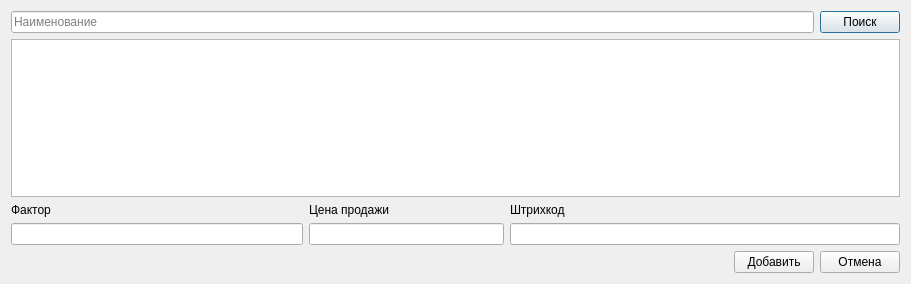
<?xml version="1.0" encoding="UTF-8"?>
<ui version="4.0">
 <class>dlg_addProduct</class>
 <widget class="QDialog" name="dlg_addProduct">
  <property name="geometry">
   <rect>
    <x>0</x>
    <y>0</y>
    <width>911</width>
    <height>284</height>
   </rect>
  </property>
  <property name="windowTitle">
   <string>Добавить продукт</string>
  </property>
  <layout class="QVBoxLayout" name="verticalLayout_4">
   <item>
    <layout class="QHBoxLayout" name="horizontalLayout_3">
     <item>
      <widget class="QLineEdit" name="le_name">
       <property name="placeholderText">
        <string>Наименование</string>
       </property>
      </widget>
     </item>
     <item>
      <widget class="QPushButton" name="btn_search">
       <property name="text">
        <string>Поиск</string>
       </property>
      </widget>
     </item>
    </layout>
   </item>
   <item>
    <widget class="QTableView" name="tvw_selectData">
     <property name="editTriggers">
      <set>QAbstractItemView::NoEditTriggers</set>
     </property>
    </widget>
   </item>
   <item>
    <layout class="QHBoxLayout" name="horizontalLayout" stretch="3,2,4">
     <item>
      <layout class="QVBoxLayout" name="verticalLayout">
       <item>
        <widget class="QLabel" name="lbl_factor">
         <property name="text">
          <string>Фактор</string>
         </property>
        </widget>
       </item>
       <item>
        <widget class="QLineEdit" name="le_factor"/>
       </item>
      </layout>
     </item>
     <item>
      <layout class="QVBoxLayout" name="verticalLayout_2">
       <item>
        <widget class="QLabel" name="lbl_sellPrice">
         <property name="text">
          <string>Цена продажи</string>
         </property>
        </widget>
       </item>
       <item>
        <widget class="QLineEdit" name="le_sellPrice"/>
       </item>
      </layout>
     </item>
     <item>
      <layout class="QVBoxLayout" name="verticalLayout_3">
       <item>
        <widget class="QLabel" name="lbl_barcode">
         <property name="text">
          <string>Штрихкод</string>
         </property>
        </widget>
       </item>
       <item>
        <widget class="QLineEdit" name="le_barcode"/>
       </item>
      </layout>
     </item>
    </layout>
   </item>
   <item>
    <layout class="QHBoxLayout" name="horizontalLayout_2">
     <item>
      <spacer name="horizontalSpacer">
       <property name="orientation">
        <enum>Qt::Horizontal</enum>
       </property>
       <property name="sizeHint" stdset="0">
        <size>
         <width>40</width>
         <height>20</height>
        </size>
       </property>
      </spacer>
     </item>
     <item>
      <widget class="QPushButton" name="btn_add">
       <property name="text">
        <string>Добавить</string>
       </property>
      </widget>
     </item>
     <item>
      <widget class="QPushButton" name="btn_cancel">
       <property name="text">
        <string>Отмена</string>
       </property>
      </widget>
     </item>
    </layout>
   </item>
  </layout>
 </widget>
 <resources/>
 <connections/>
</ui>
